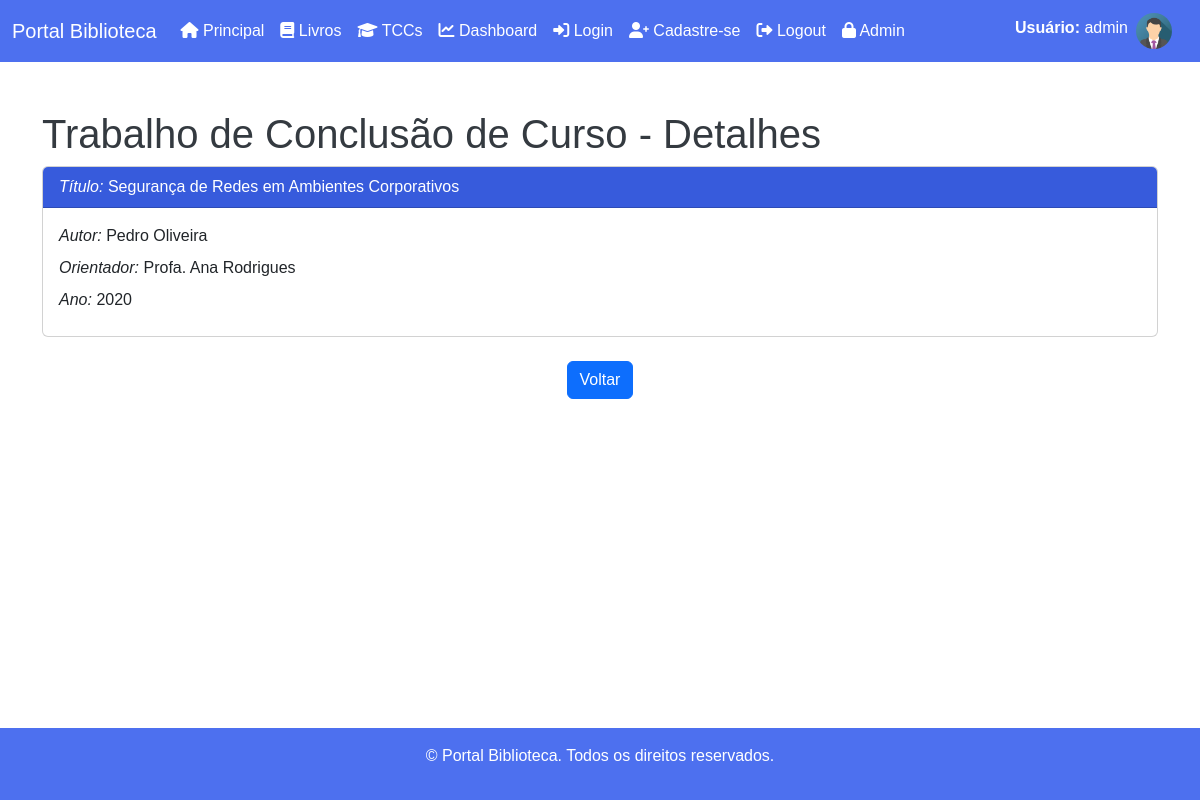
Page /tccs/detalhes/2 (signed in) on the committed database.
### biblioteca/models.py (models this page shows, shortened)
class TCC(models.Model):
    titulo = models.CharField(max_length=255)
    autor = models.CharField(max_length=255)
    orientador = models.CharField(max_length=255)
    ano = models.IntegerField()

### biblioteca/views.py (the view)
# urls.py: path('tccs/detalhes/<int:id>', views.tcc_detalhes, name='tcc_detalhes'),
def tcc_detalhes(request, id):
    tcc = TCC.objects.get(id=id)
    context = {
        'tcc': tcc,
    }
    template = loader.get_template('tcc_detalhes.html')
    return HttpResponse(template.render(context, request))

### biblioteca/templates/tcc_detalhes.html (shortened to what this page needs)
{% extends "base.html" %}
{% block conteudo %}
    <main class="container mt-5">
        <h1>Trabalho de Conclusão de Curso - Detalhes</h1>
        <div class="card">
            <div class="card-header card-title-obra">
                <em>Título:</em> {{ tcc.titulo }}
            </div>
            <div class="card-body">
                <p class="card-title"><em>Autor:</em> {{ tcc.autor }}</p>
                <p class="card-title"><em>Orientador:</em> {{ tcc.orientador }}</p>
                <p class="card-title"><em>Ano:</em> {{ tcc.ano }}</p>
            </div>
        </div>
        <br>
        <center><a href="/tccs" class="btn btn-primary">Voltar</a></center>
    </main>
{% endblock %}

### biblioteca/templates/base.html (shortened to what this page needs)
{% load static %}
<!DOCTYPE html>
<html lang="pt-BR">
    <head>
        <link href="https://cdn.jsdelivr.net/npm/bootstrap@5.3.3/dist/css/bootstrap.min.css" rel="stylesheet">
        <link rel="stylesheet" href="https://cdnjs.cloudflare.com/ajax/libs/font-awesome/6.0.0-beta3/css/all.min.css">
        <link rel="stylesheet" href="{% static 'styles.css' %}">
    </head>
    <body>
        <header>
            <nav class="navbar navbar-expand-lg navbar-dark">
                <div class="container-fluid">
                    <a class="navbar-brand" href="/">Portal Biblioteca</a>
                    <div class="collapse navbar-collapse" id="navbarNav">
                        <ul class="navbar-nav">
                            <li class="nav-item">
                                <a class="nav-link active" href="/"><i class="fas fa-home"></i> Principal</a>
                            </li>
                            <li class="nav-item">
                                <a class="nav-link active" href="/livros"><i class="fas fa-book"></i> Livros</a>
                            </li>
                            <li class="nav-item">
                                <a class="nav-link active" href="/tccs"><i class="fas fa-graduation-cap"></i> TCCs</a>
                            </li>
                            <li class="nav-item">
                                <a class="nav-link active" href="/dashboard"><i class="fas fa-chart-line"></i> Dashboard</a>
                            </li>
                            <li class="nav-item">
                                <a class="nav-link active" href="/auth/login"><i class="fas fa-sign-in-alt"></i> Login</a>
                            </li>
                            <li class="nav-item">
                                <a class="nav-link active" href="/auth/cadastro"><i class="fas fa-user-plus"></i> Cadastre-se</a>
                            </li>
                            <li class="nav-item">
                                <a class="nav-link active" href="/auth/logout"><i class="fas fa-sign-out-alt"></i> Logout</a>
                            </li>
                            <li class="nav-item">
                                <a class="nav-link active" href="/admin"><i class="fa-solid fa-lock"></i> Admin</a>
                            </li>
                        </ul>
                        <ul class="navbar-nav ms-auto">
                            {% if user.is_authenticated %}
                                <li class="nav-item">
                                    <a class="nav-link active" href="#"><b>Usuário:</b> {{ user.username }}</a>
                                </li>
                                <a class="navbar-brand" href="#">
                                    <img src="{% static 'img_avatar.png' %}" alt="Avatar" style="width:36px;" class="rounded-pill">
                                </a>
                            {% endif %}
                        </ul>
                    </div>
                </div>
            </nav>
        </header>
        {% block conteudo %}
        {% endblock %}
        <footer class="text-white text-center p-3 mt-5">
            <p>&copy; Portal Biblioteca. Todos os direitos reservados.</p>
        </footer>
    </body>
</html>

### static/styles.css (style rules this page uses)
body { font-family: Arial, sans-serif; min-height: 100vh; display: flex; flex-direction: column; }
h1 { color: #343a40; }
header { background-color: #4D70EF; }
main { flex: 1; }
footer { width: 100%; background-color: #4D70EF; margin-top: auto; }
.card { transition: transform 0.3s ease; }
.card-title-obra { background-color: #375BDC; color: white; }

### rows in the picture
TCC: titulo "Segurança de Redes em Ambientes Corporativos", autor "Pedro Oliveira", orientador "Profa. Ana Rodrigues", ano "2020"

### other values in the picture
{{ user.username }} "admin"
